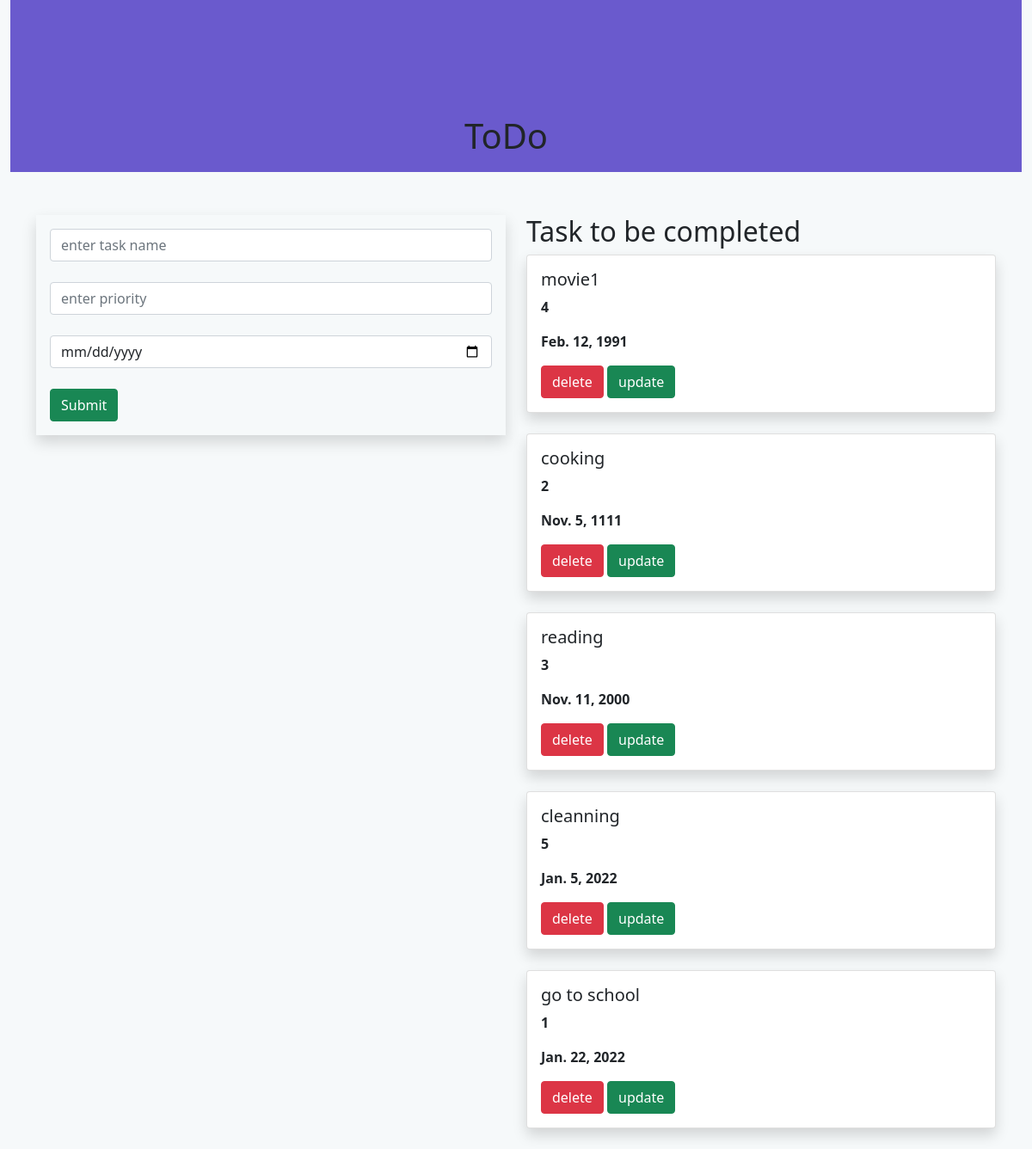
The page / on the database its author committed.
### todoapp/models.py (models this page shows, shortened)
class Task(models.Model):
    name=models.CharField(max_length=250)
    priority=models.IntegerField()
    date=models.DateField()

### todoapp/views.py (the view)
# urls.py: path('', views.add, name='add'),
def add(request):
    task1=Task.objects.all()
    if request.method=='POST':
        name=request.POST.get('name','')
        priority=request.POST.get('priority','')
        date = request.POST.get('date','')
        task=Task(name=name,priority=priority,date=date)
        task.save()
    return render(request,'home.html',{'task1':task1})

### templates/home.html (shortened to what this page needs)
{% extends 'base.html' %}
{% block content %}
<div class="container-fluid">
    <div class="row">
        <div class="col-md-12">
            <div class="banner">
                <div class="banner-text">
                    <h1>ToDo</h1>
                </div>
            </div>
        </div>
    </div>
</div>
<div class="container">
    <div class="row">
        <div class="col-md-6">
            <form method="POST" class="p-3 shadow">
                <div class="form-group">
                <input type="text" name="name" class="form-control" placeholder="enter task name"><br>
                </div>
                <div class="form-group">
                <input type="text" class="form-control" name="priority" placeholder="enter priority"><br>
                </div>
                <div class="form-group">
                <input type="date" name="date" class="form-control" placeholder="enter task name"><br>
                </div>
                <input class="btn btn-success" type="submit">
            </form>
        </div>
        <div class="col-md-6">
            <h2>Task to be completed </h2>
            {% for i in task1 %}
            <div class="shadow card">
                <div class="card-body">
                    <h5 class="card-title">{{i.name}}</h5>
                    <p><b>{{i.priority}}</b></p>
                    <p><b>{{i.date}}</b></p>
                    <a class="btn btn-danger" href="{% url 'delete' i.id %}">delete</a>
                    <a class="btn btn-success" href="{% url 'update' i.id %}">update</a>
                </div>
            </div>
            <br>
            {% endfor %}
        </div>
    </div>
</div>
{% endblock %}

### templates/base.html (shortened to what this page needs)
{% load static %}
<!DOCTYPE html>
<html lang="en">
<head>
    <link href="{% static 'bootstrap.min.css' %}" rel="stylesheet">
    <link href="{% static 'style.css' %}" rel="stylesheet">
</head>
<body style="background-color:#f6f9fa;">
{% block content %}
{% endblock %}
</body>
</html>

### static/style.css (style rules this page uses)
body { background-color:#f6f9fa; }
.banner { background-color: slateblue; width: 100%; height: 200px; margin-bottom:50px; }
.banner-text { top:10%; left:45%; position: absolute; transform: transform; }

### rows shown on the page
Task: name "movie1", priority "4", date "Feb. 12, 1991"
Task: name "cooking", priority "2", date "Nov. 5, 1111"
Task: name "reading", priority "3", date "Nov. 11, 2000"
Task: name "cleanning", priority "5", date "Jan. 5, 2022"
Task: name "go to school", priority "1", date "Jan. 22, 2022"
